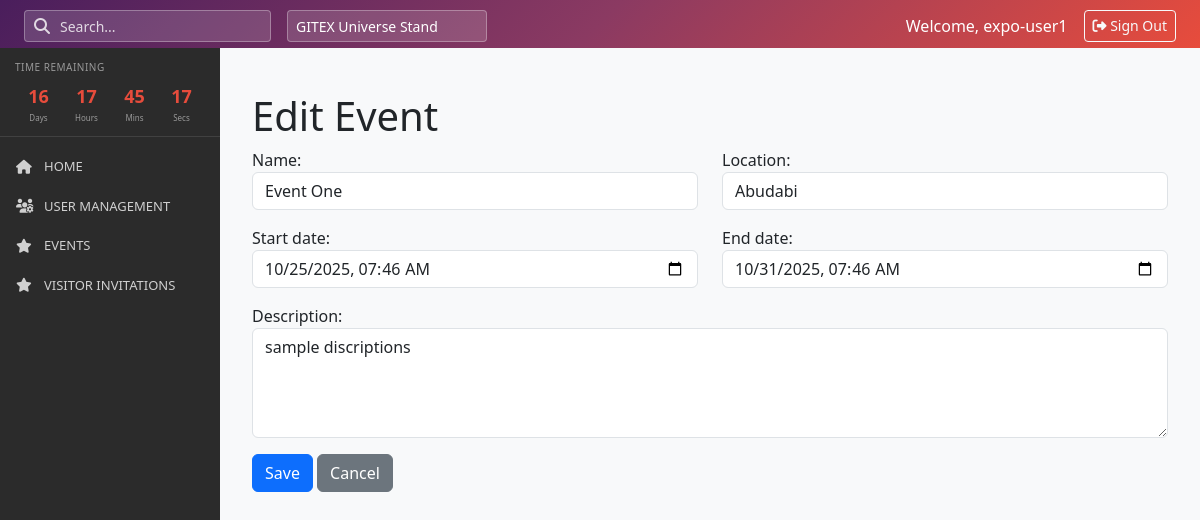
The page /events/1/update/ (signed in) on the database its author committed.
### accounts/models.py (models this page shows, shortened)
class User(AbstractUser, TimestampedModel):
    user_type = models.CharField(
        max_length=20,
        choices=UserType.choices(),
        default=UserType.EXHIBITOR_TEAM.value,
        db_index=True
    )
    email = models.EmailField(unique=True)
    phone_number = PhoneNumberField(blank=True, null=True)
    specialization = models.CharField(
        max_length=20,
        choices=Specialization.choices(),
        blank=True,
        null=True
    )
    company_name = models.CharField(max_length=255, blank=True, null=True)
    position = models.CharField(max_length=100, blank=True, null=True)
    lead_capture_access = models.BooleanField(default=False)
    lead_export_access = models.BooleanField(default=False)
    USERNAME_FIELD = 'email'
    REQUIRED_FIELDS = ['username']
    class Meta:
        permissions = [
            ("can_manage_events", "Can manage events"),
            ("can_manage_exhibitors", "Can manage exhibitors"),
            ("can_manage_invitations", "Can manage invitations"),
            ("can_manage_team_members", "Can manage team members"),
        ]

### events/models.py (models this page shows, shortened)
class Event(TimestampedModel):
    name = models.CharField(max_length=255)
    description = models.TextField(blank=True, null=True)
    start_date = models.DateTimeField()
    end_date = models.DateTimeField()
    location = models.CharField(max_length=255, blank=True, null=True)
    created_by = models.ForeignKey(
        User,
        on_delete=models.SET_NULL,
        null=True,
        related_name='created_events'
    )

### events/views.py (the view)
# urls.py: path('events/<int:pk>/update/', views.event_update, name='event_update'),
@login_required
def event_update(request, pk):
    event = get_object_or_404(Event, pk=pk)
    if request.method == 'POST':
        form = EventForm(request.POST, instance=event)
        if form.is_valid():
            form.save()
            messages.success(request, 'Event updated successfully.')
            return redirect('events:event_list')
    else:
        form = EventForm(instance=event)
    return render(request, 'events/event_form.html', {'form': form})

### events/forms.py (shortened to what this page needs)
class EventForm(forms.ModelForm):
    class Meta:
        model = Event
        fields = ['name', 'description', 'start_date', 'end_date', 'location']
        widgets = {
            'name': forms.TextInput(attrs={'class': 'form-control'}),
            'description': forms.Textarea(attrs={'class': 'form-control', 'rows': 4}),
            'start_date': forms.DateTimeInput(attrs={'class': 'form-control', 'type': 'datetime-local'}),
            'end_date': forms.DateTimeInput(attrs={'class': 'form-control', 'type': 'datetime-local'}),
            'location': forms.TextInput(attrs={'class': 'form-control'}),
        }

### templates/events/event_form.html (shortened to what this page needs)
{% extends 'base/base.html' %}
{% load static %}
{% block content %}
<div class="container mt-4">
    <h1>{% if form.instance.pk %}Edit{% else %}Create{% endif %} Event</h1>
    <form method="post">
        <div class="row">
            <div class="col-md-6">
                {{ form.name.label_tag }}
                {{ form.name }}
            </div>
            <div class="col-md-6">
                {{ form.location.label_tag }}
                {{ form.location }}
            </div>
        </div>
        <div class="row mt-3">
            <div class="col-md-6">
                {{ form.start_date.label_tag }}
                {{ form.start_date }}
            </div>
            <div class="col-md-6">
                {{ form.end_date.label_tag }}
                {{ form.end_date }}
            </div>
        </div>
        <div class="row mt-3">
            <div class="col-12">
                {{ form.description.label_tag }}
                {{ form.description }}
            </div>
        </div>
        <div class="mt-3">
            <button type="submit" class="btn btn-primary">Save</button>
            <a href="{% url 'events:event_list' %}" class="btn btn-secondary">Cancel</a>
        </div>
    </form>
</div>
{% endblock %}

### templates/base/base.html (shortened to what this page needs)
<!DOCTYPE html>
<html lang="en">
<head>
    <link href="https://cdn.jsdelivr.net/npm/bootstrap@5.3.0/dist/css/bootstrap.min.css" rel="stylesheet">
    <link rel="stylesheet" href="https://cdnjs.cloudflare.com/ajax/libs/font-awesome/6.4.0/css/all.min.css">
    <link href="https://cdn.jsdelivr.net/npm/select2@4.1.0-rc.0/dist/css/select2.min.css" rel="stylesheet">
    <link href="https://cdn.jsdelivr.net/npm/select2-bootstrap-5-theme@1.3.0/dist/select2-bootstrap-5-theme.min.css" rel="stylesheet">
    <link rel="stylesheet" href="https://cdn.datatables.net/1.13.6/css/dataTables.bootstrap5.min.css">
</head>
<body>
    <div class="top-header">
        <div class="container-fluid px-4">
            <div class="row align-items-center">
                <div class="col-md-6">
                    <div class="d-flex align-items-center gap-3">
                        <div class="search-wrapper">
                            <i class="fas fa-search search-icon"></i>
                            <input type="text" class="form-control search-input form-control-sm" placeholder="Search...">
                        </div>
                        <select class="form-select form-select-sm" style="width: 200px; background: rgba(255,255,255,0.15); border-color: rgba(255,255,255,0.3); color: white; height: 32px;">
                            <option>GITEX Universe Stand</option>
                        </select>
                    </div>
                </div>
                <div class="col-md-6 text-end d-flex align-items-center justify-content-end">
                    <span class="me-3">Welcome, {% if user.is_authenticated %}{{ user.get_full_name|default:user.username }}{% else %}Guest{% endif %}</span>
                    {% if user.is_authenticated %}
                        <a href="{% url 'accounts:logout' %}" class="btn btn-sm btn-outline-light" style="height: 32px;">
                            <i class="fas fa-sign-out-alt"></i> Sign Out
                        </a>
                    {% else %}
                        <a href="{% url 'accounts:login' %}" class="btn btn-sm btn-outline-light" style="height: 32px;">
                            <i class="fas fa-sign-in-alt"></i> Sign In
                        </a>
                    {% endif %}
                </div>
            </div>
        </div>
    </div>
    <div class="app-wrapper">
        <nav class="sidebar" id="sidebar">
            {% include 'components/_sidebar.html' %}
        </nav>
        <main class="main-content">
            {% block content %}{% endblock %}
        </main>
    </div>
</body>
</html>

### rows shown on the page
User: get_full_name "expo-user1"
Event: name "Event One", location "Abudabi", start_date "10/25/2025 07:46", end_date "10/31/2025 07:46", description "sample discriptions"
